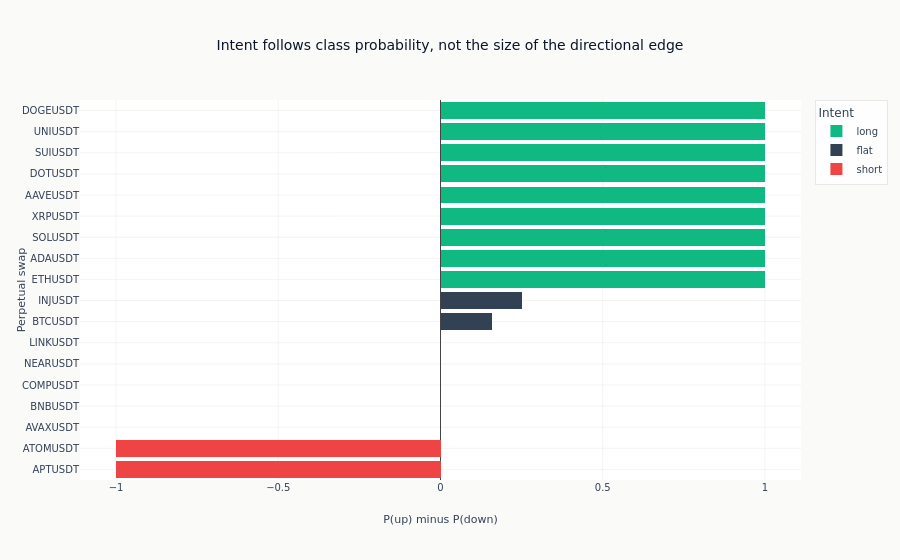

Write notebook code for a chart like this one.
### Markdown cell above
The probability edge shows direction and strength in one view. Positive
values favour an upward move; negative values favour a downward move.

### Code cell
plot_predictions = predictions.with_columns(
    (pl.col("p_up") - pl.col("p_down")).alias("direction_edge")
).sort("direction_edge")
intent_colors = {
    "long": COLORS["positive"],
    "short": COLORS["negative"],
    "flat": COLORS["neutral"],
}
fig = go.Figure()
for intent in ["short", "flat", "long"]:
    subset = plot_predictions.filter(pl.col("intent") == intent)
    if len(subset) == 0:
        continue
    fig.add_bar(
        x=subset["direction_edge"].to_list(),
        y=subset["symbol"].to_list(),
        name=intent,
        orientation="h",
        marker_color=intent_colors[intent],
    )
fig.update_layout(
    title="Intent follows class probability, not the size of the directional edge",
    xaxis_title="P(up) minus P(down)",
    yaxis_title="Perpetual swap",
    barmode="stack",
    legend_title_text="Intent",
)
show_plotly_with_alt(
    fig,
    "Horizontal bar chart of the directional edge, P(up) minus P(down), for each perpetual in "
    "the live cross-section, sorted and coloured by the intent it produced. "
    + ", ".join(
        f"{intent}: {len(plot_predictions.filter(pl.col('intent') == intent))}"
        for intent in ["short", "flat", "long"]
    )
    + ".",
)

### Figure 1 — Plotly figure (JSON) as saved in the notebook; plotly's stock layout.template omitted (floating-point values rounded to 4 significant figures)
{"data": [{"marker": {"color": "#ef4444"}, "name": "short", "orientation": "h", "type": "bar", "x": [-1.0, -1.0], "y": ["APTUSDT", "ATOMUSDT"]}, {"marker": {"color": "#334155"}, "name": "flat", "orientation": "h", "type": "bar", "x": [-1.794e-08, -1.794e-08, -1.781e-08, -1.781e-08, -1.755e-08, 0.1594, 0.252], "y": ["AVAXUSDT", "BNBUSDT", "COMPUSDT", "NEARUSDT", "LINKUSDT", "BTCUSDT", "INJUSDT"]}, {"marker": {"color": "#10b981"}, "name": "long", "orientation": "h", "type": "bar", "x": [1.0, 1.0, 1.0, 1.0, 1.0, 1.0, 1.0, 1.0, 1.0], "y": ["ETHUSDT", "ADAUSDT", "SOLUSDT", "XRPUSDT", "AAVEUSDT", "DOTUSDT", "SUIUSDT", "UNIUSDT", "DOGEUSDT"]}], "layout": {"barmode": "stack", "legend": {"title": {"text": "Intent"}}, "title": {"text": "Intent follows class probability, not the size of the directional edge"}, "xaxis": {"title": {"text": "P(up) minus P(down)"}}, "yaxis": {"title": {"text": "Perpetual swap"}}}}
